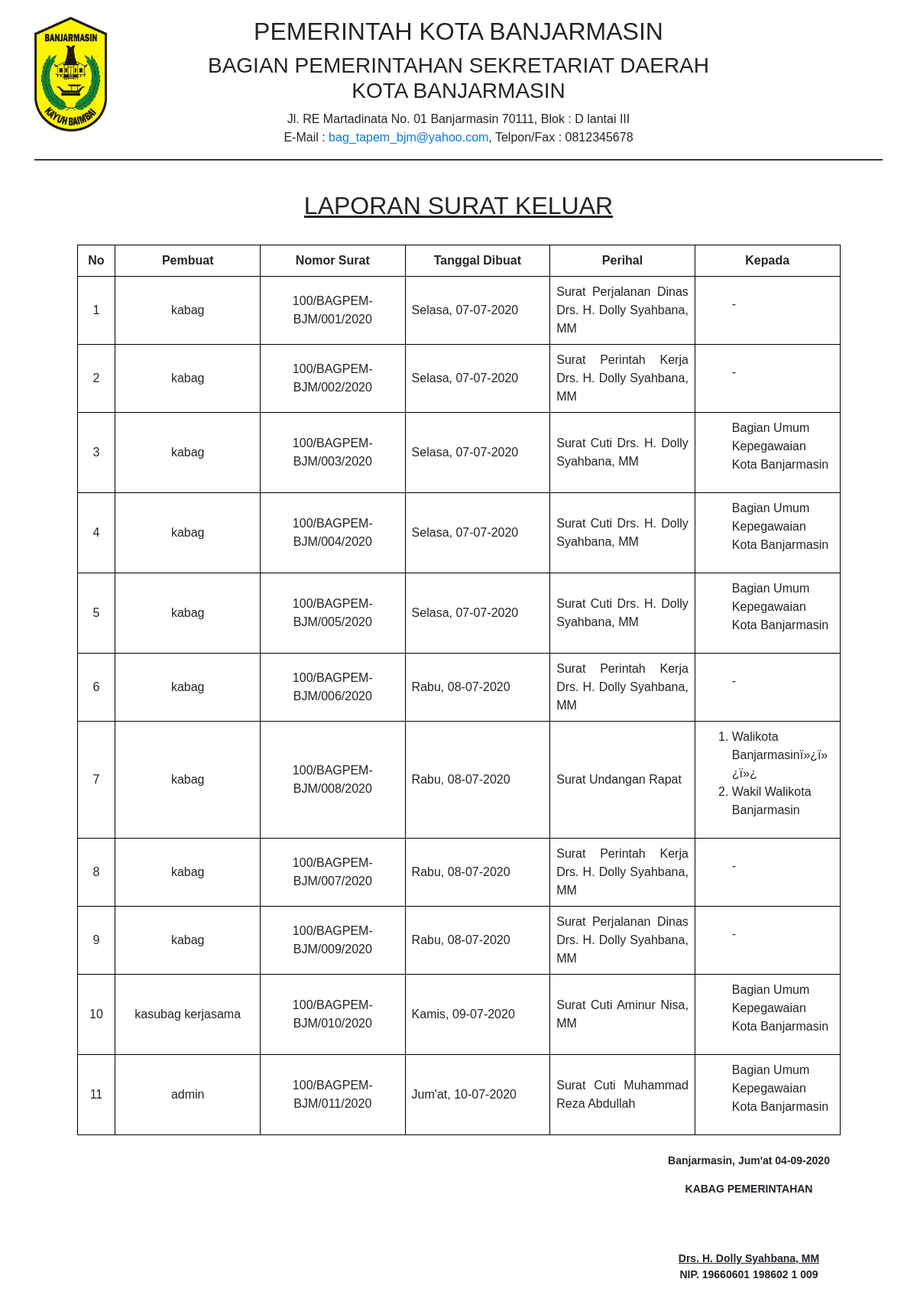
Screenshot of /admin/laporan/lap_sk.php?tgl_sk_awal=1 (signed in) with the database file from the repository.
### tables this page shows
CREATE TABLE `surat_keluar` (
  `id_sk` int(11) NOT NULL,
  `pembuat` varchar(225) NOT NULL,
  `no_surat` varchar(225) NOT NULL,
  `tgl_dibuat` datetime NOT NULL,
  `perihal` varchar(225) NOT NULL,
  `penerima` text NOT NULL,
  `isi` longtext NOT NULL,
  `type_surat` varchar(25) NOT NULL,
  `status_surat` int(5) NOT NULL
);

CREATE TABLE `user` (
  `id` int(11) NOT NULL,
  `username` varchar(50) NOT NULL,
  `password` varchar(225) NOT NULL,
  `nama` varchar(255) NOT NULL,
  `nip` varchar(25) NOT NULL,
  `pangkat` varchar(50) NOT NULL,
  `telegram_id` int(25) NOT NULL,
  `images` varchar(100) NOT NULL
);

### connections/tgl_indo.php (called while the page is built)
<?php
    function tgl_indo($indo_tgl){
       $tr   = trim($indo_tgl);
       $indo_tgl    = str_replace(array('Sun', 'Mon', 'Tue', 'Wed', 'Thu', 'Fri', 'Sat', 'January', 'February', 'March', 'April', 'May', 'June', 'July', 'August', 'September', 'October', 'November', 'December'), array('Minggu', 'Senin', 'Selasa', 'Rabu', 'Kamis', 'Jum\'at', 'Sabtu', 'Januari', 'Februari', 'Maret', 'April', 'Mei', 'Juni', 'Juli', 'Agustus', 'September', 'Oktober', 'November', 'Desember'), $tr);
       return $indo_tgl;
   }
 ?>

### admin/laporan/lap_sk.php (the view)
<?php include_once '../../assets/kop_surat.php';
$no=1;
?>
<u><h2 align="center">LAPORAN SURAT KELUAR</h2></u><br>
<table border="2">
	<thead>
		<tr style="text-align: center;">
			<th scope="row" width="5%">No</th>
			<th>Pembuat</th>
			<th>Nomor Surat</th>
			<th>Tanggal Dibuat</th>
			<th>Perihal</th>
			<th>Kepada</th>
		</tr>
	</thead>
	<tbody>
		<?php
		if ($tgl_sk_f=$_GET['tgl_sk_awal']=='1') {
			$query=mysqli_query($con,"SELECT * FROM surat_keluar INNER JOIN user on surat_keluar.pembuat=user.username order by surat_keluar.tgl_dibuat");
		} else {
			$tgl_sk_f=$_GET['tgl_sk_awal'];
			$tgl_sk_2=$_GET['tgl_sk_akhir'];
			$query=mysqli_query($con,"SELECT * FROM surat_keluar INNER JOIN user on surat_keluar.pembuat=user.username where surat_keluar.tgl_dibuat between '$tgl_sk_f 23:59:59' and '$tgl_sk_2 23:59:59'");
		}
		while ($d=mysqli_fetch_array($query)) {
			$tgl_dibuat=$d['tgl_dibuat'];
			?>
			<tr>
				<td class="text-center"><?php echo $no; ?></td>
				<td class="text-center"><?php echo $d['pembuat']; ?></td>
				<td class="text-center"><?php echo $d['no_surat']; ?></td>
				<td align="center"><?php echo tgl_indo(date('D, d-m-Y', strtotime($tgl_dibuat))) ?></td>
				<td align="center"><?php echo $d['perihal']; ?></td>
				<td class="text-left"><?php echo $d['penerima']; ?></td>
			</tr>
		</tbody>
		<?php $no++; }?>
	</table>
	<?php include_once '../../assets/tutup_surat.php'; ?>

### assets/tutup_surat.php (shortened to what this page needs)
<div class="row">
	<div class="col-md-6"></div>
	<div class="col-md-2"></div>
	<div class="col-md-4" style="text-align: center; font-size: 14px;font-family: sans-serif;margin-top: 2%;">
		<b>
			<?php
			$query=mysqli_query($con,"select * from user where username='kabag'");
			$user=mysqli_fetch_array($query);
			$ttd=$user['nama'];
			$nip=$user['nip'];
			?>
			<p>Banjarmasin, <?php echo tgl_indo(date('D d-m-Y')); ?> </p>
			<p style="margin-bottom: 70px;">KABAG PEMERINTAHAN</p>
			<p><u><?php echo $ttd; ?></u><br>NIP. <?php echo $nip; ?></p>
		</b>
	</div>
</div>
</div>
</body>
</html>

### assets/kop_surat.php (style rules this page uses)
table { width: 90%; margin-left: 5%; margin-right: 5%; border-collapse: collapse; table-layout: fixed; }
table, th, td { border: 1px solid black; padding: 8px; }
table th { text-align: center; }
table td { text-align: justify; word-wrap: break-word; }

### rows the page displays
surat_keluar: pembuat "kabag", no_surat "100/BAGPEM-BJM/001/2020", tgl_dibuat "Selasa, 07-07-2020", perihal "Surat Perjalanan Dinas Drs. H. Dolly Syahbana, MM", penerima "-"
surat_keluar: pembuat "kabag", no_surat "100/BAGPEM-BJM/002/2020", tgl_dibuat "Selasa, 07-07-2020", perihal "Surat Perintah Kerja Drs. H. Dolly Syahbana, MM", penerima "-"
surat_keluar: pembuat "kabag", no_surat "100/BAGPEM-BJM/003/2020", tgl_dibuat "Selasa, 07-07-2020", perihal "Surat Cuti Drs. H. Dolly Syahbana, MM", penerima "Bagian Umum Kepegawaian Kota Banjarmasin"
surat_keluar: pembuat "kabag", no_surat "100/BAGPEM-BJM/004/2020", tgl_dibuat "Selasa, 07-07-2020", perihal "Surat Cuti Drs. H. Dolly Syahbana, MM", penerima "Bagian Umum Kepegawaian Kota Banjarmasin"
surat_keluar: pembuat "kabag", no_surat "100/BAGPEM-BJM/005/2020", tgl_dibuat "Selasa, 07-07-2020", perihal "Surat Cuti Drs. H. Dolly Syahbana, MM", penerima "Bagian Umum Kepegawaian Kota Banjarmasin"
surat_keluar: pembuat "kabag", no_surat "100/BAGPEM-BJM/006/2020", tgl_dibuat "Rabu, 08-07-2020", perihal "Surat Perintah Kerja Drs. H. Dolly Syahbana, MM", penerima "-"
surat_keluar: pembuat "kabag", no_surat "100/BAGPEM-BJM/008/2020", tgl_dibuat "Rabu, 08-07-2020", perihal "Surat Undangan Rapat", penerima "Walikota Banjarmasin ï»¿ ï»¿ ï»¿ Wakil Walikota Banjarmasin"
surat_keluar: pembuat "kabag", no_surat "100/BAGPEM-BJM/007/2020", tgl_dibuat "Rabu, 08-07-2020", perihal "Surat Perintah Kerja Drs. H. Dolly Syahbana, MM", penerima "-"
surat_keluar: pembuat "kabag", no_surat "100/BAGPEM-BJM/009/2020", tgl_dibuat "Rabu, 08-07-2020", perihal "Surat Perjalanan Dinas Drs. H. Dolly Syahbana, MM", penerima "-"
surat_keluar: pembuat "kasubag kerjasama", no_surat "100/BAGPEM-BJM/010/2020", tgl_dibuat "Kamis, 09-07-2020", perihal "Surat Cuti Aminur Nisa, MM", penerima "Bagian Umum Kepegawaian Kota Banjarmasin"
surat_keluar: pembuat "admin", no_surat "100/BAGPEM-BJM/011/2020", tgl_dibuat "Jum'at, 10-07-2020", perihal "Surat Cuti Muhammad Reza Abdullah", penerima "Bagian Umum Kepegawaian Kota Banjarmasin"
user: nama "Drs. H. Dolly Syahbana, MM", nip "19660601 198602 1 009"
